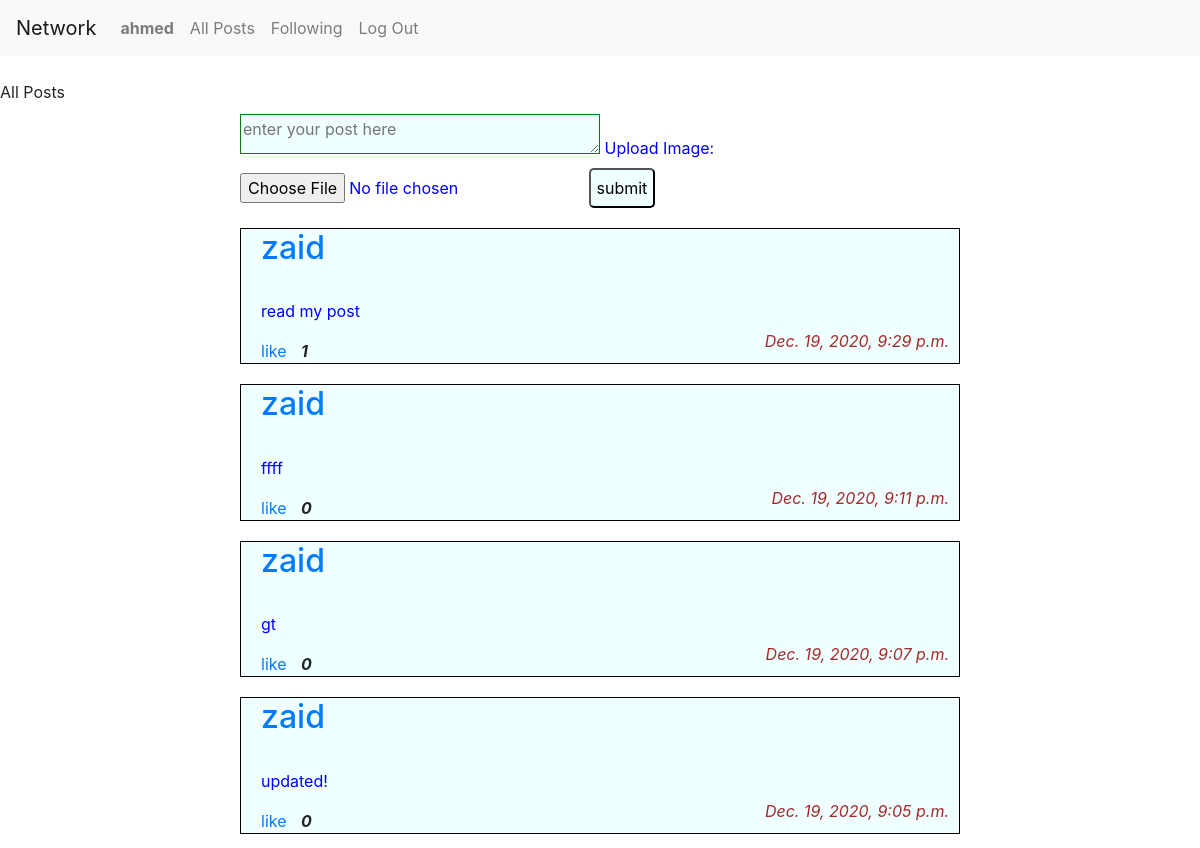
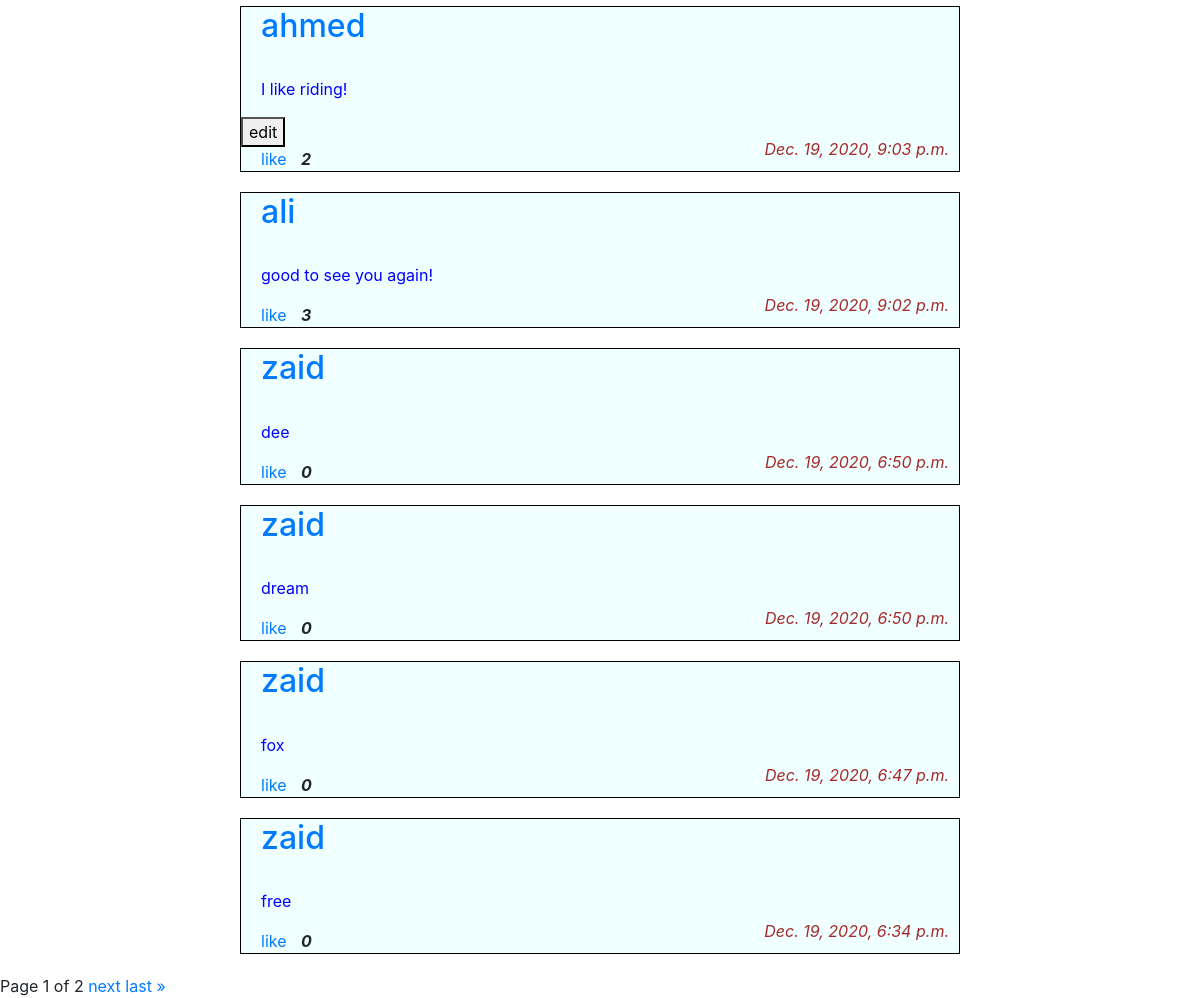
/ (signed in), run on the app's committed database (2 pictures, top to bottom).
### network/models.py (models this page shows, shortened)
class User(AbstractUser):
    following = models.ManyToManyField('self', symmetrical=False, related_name="followers")
    picture = models.ImageField(height_field="hieght_field", width_field="widt_field", upload_to='media/', null=True, blank=True)
    height_field = models.IntegerField(default=0)
    width_fiels = models.IntegerField(default=0)

class Post(models.Model):
    content = models.TextField(max_length=100)
    timestamp = models.DateTimeField(auto_now_add=True)
    created_by = models.ForeignKey(User, on_delete=models.CASCADE, related_name="poster")
    like = models.ManyToManyField(User, related_name="user_like")
    num_likes= models.IntegerField(default=0)
    image = models.ImageField(blank= True,upload_to ='media')

### network/views.py (the view)
# urls.py: path("", views.index, name="index"),
def index(request):
    allposts = Post.objects.all().order_by('-timestamp')
    paginator =  Paginator(allposts, 10)
    page_number = request.GET.get('page')
    allposts = paginator.get_page(page_number)
    new_post = PostForm()
    return render(request, "network/index.html",{
        "new_post" : new_post,
        "allposts" : allposts,
    })

### network/forms.py
class PostForm(ModelForm):
    class meta:
        model = Post
        fields= ['content', 'timestamp', 'created_by', 'like', 'image']

### network/templates/network/index.html (shortened to what this page needs)
{% extends "network/layout.html" %}
{% load static %}
{% block body %}
    <br>
    All Posts
    <br>
    {% if user.is_authenticated %}
    <div class="enter-post-content">
        <form action="{% url 'post' %}" method="POST" class="post-content" enctype="multipart/form-data">
            {{ new_post }}
            <input type="submit" value="submit" class="post-button" >
        </form>
    </div>
    {% endif %}
    <div class="main">
        {% for post in allposts %}
            <div class="post-details" id="{{ post.id }}">
                <h2><a href="{% url 'profile' post.created_by.id %}">{{ post.created_by }}</a></h2>
                <br>
                <p>{{ post.content }}</p>
                <i class="time">{{ post.timestamp }}</i>
                {% if post.created_by == user %}
                <button class="edit-post">edit</button>
                {% endif %}
                <div class="{{ post.id }}">
                    <a class="like" href="{% url 'like' post.id %}">like</a>
                    <i class="num_like">{{post.num_likes}}</i>
                </div>
            </div>
        {% endfor %}
    </div>
    <div class="pagination">
        <span class="step-links">
            <span class="current">
            Page {{allposts.number}} of {{ allposts.paginator.num_pages }}
            </span>
            {% if allposts.has_next %}
                <a href="?page={{ allposts.next_page_number }}">next</a>
                <a href="?page={{allposts.paginator.num_pages}}">last &raquo;</a>
            {% endif %}
        </span>
    </div>
{% endblock %}

### network/templates/network/layout.html (shortened to what this page needs)
{% load static %}
<!DOCTYPE html>
<html lang="en">
    <head>
        <link rel="stylesheet" href="https://stackpath.bootstrapcdn.com/bootstrap/4.4.1/css/bootstrap.min.css">
        <link href="{% static 'network/styles.css' %}" rel="stylesheet">
    </head>
    <body>
        <nav class="navbar navbar-expand-lg navbar-light bg-light">
            <a class="navbar-brand" href="{% url 'index' %}">Network</a>
            <div>
              <ul class="navbar-nav mr-auto">
                {% if user.is_authenticated %}
                    <li class="nav-item">
                        <a class="nav-link" href="{% url 'profile' user.id %}"><strong>{{ user.username }}</strong></a>
                    </li>
                {% endif %}
                <li class="nav-item">
                  <a class="nav-link" href="{% url 'index' %}">All Posts</a>
                </li>
                {% if user.is_authenticated %}
                    <li class="nav-item">
                        <a class="nav-link" href="{% url 'following' user.id %}">Following</a>
                    </li>
                    <li class="nav-item">
                        <a class="nav-link" href="{% url 'logout' %}">Log Out</a>
                    </li>
                {% endif %}
              </ul>
            </div>
          </nav>
        <div class="body">
            {% block body %}
            {% endblock %}
        </div>
    </body>
</html>

### network/static/network/styles.css (style rules this page uses)
.main { width: 60%; margin-left: auto; margin-right: auto; }
.main .post-details { border: 1px solid black; margin-top: 20px; margin-bottom: 20px; background-color: azure; position: relative; }
.main .post-details h2 { margin-left: 20px; }
.main .post-details p { margin-left: 20px; color: blue ; }
.main .post-details .time { margin-left: 20px; color: brown; position: absolute; float: right; bottom: 10px; right: 10px; }
.like { margin-left: 20px; }
.num_like { margin-left: 10px; font-weight: bold; }
.enter-post-content { margin-left: auto; margin-right: auto; width: 60%; margin-top: 10px; margin-bottom: 20px; position: relative; }
.enter-post-content .post-content { width: 100%; color: blue; }
.enter-post-content .post-content .post-area { width: 50%; height: 40px; border: 1px solid green; background-color: azure; color:black; }
.enter-post-content .post-button { position: relative; max-width: 100px; background-color:azure; height: 40px; border-radius: 5px; clear: both; }

### data on the page
User: username "ahmed"
Post: created_by "zaid", content "read my post", timestamp "Dec. 19, 2020, 9:29 p.m.", num_likes "1"
Post: created_by "zaid", content "ffff", timestamp "Dec. 19, 2020, 9:11 p.m.", num_likes "0"
Post: created_by "zaid", content "gt", timestamp "Dec. 19, 2020, 9:07 p.m.", num_likes "0"
Post: created_by "zaid", content "updated!", timestamp "Dec. 19, 2020, 9:05 p.m.", num_likes "0"
Post: created_by "ahmed", content "I like riding!", timestamp "Dec. 19, 2020, 9:03 p.m.", shows "edit", num_likes "2"
Post: created_by "ali", content "good to see you again!", timestamp "Dec. 19, 2020, 9:02 p.m.", num_likes "3"
Post: created_by "zaid", content "dee", timestamp "Dec. 19, 2020, 6:50 p.m.", num_likes "0"
Post: created_by "zaid", content "dream", timestamp "Dec. 19, 2020, 6:50 p.m.", num_likes "0"
Post: created_by "zaid", content "fox", timestamp "Dec. 19, 2020, 6:47 p.m.", num_likes "0"
Post: created_by "zaid", content "free", timestamp "Dec. 19, 2020, 6:34 p.m.", num_likes "0"

### other printed values
{{ allposts.number }} "1"
{{ allposts.paginator.num_pages }} "2"
